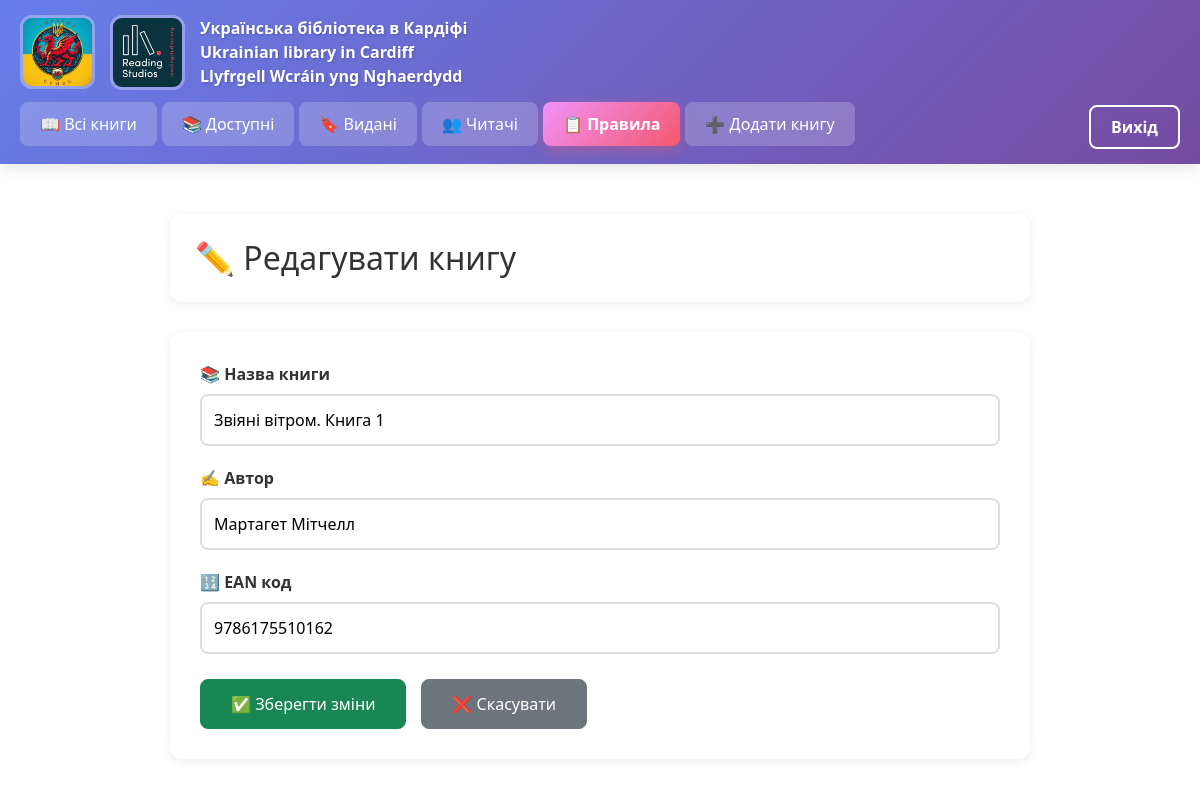
/books/3/edit (signed in), run on the app's committed database.
### app.py (models this page shows)
class Book(db.Model):
    id = db.Column(db.Integer, primary_key=True)
    name_book = db.Column(db.String(100), nullable=False)
    author = db.Column(db.String(100), nullable=False)
    surname = db.Column(db.String(100), default='')
    ean = db.Column(db.Text, nullable=False)
    buyer = db.Column(db.String(100), nullable=False)
    phone = db.Column(db.String(20), nullable=False)
    stat = db.Column(db.String(20), nullable=False)
    date = db.Column(db.DateTime, default=datetime.utcnow)
    enddate = db.Column(db.DateTime, default=datetime.utcnow)
    history = db.Column(db.String(100), default='')

### app.py (the view, shortened to what this page needs)
@app.route('/books/<int:id>/edit', methods=['GET', 'POST'])
@login_required
def edit_book(id):
    book = Book.query.get_or_404(id)
    return render_template('edit_book.html', book=book)

### app.py (called while the page is built)
@login_manager.user_loader
def load_user(user_id):
    return User.query.get(int(user_id))

### templates/edit_book.html (shortened to what this page needs)
{% extends 'base.html' %}
{% block body %}
<div class="container" style="max-width: 900px; margin: 0 auto; padding: 20px;">
<div style="
        background: white;
        padding: 25px;
        border-radius: 12px;
        box-shadow: 0 2px 10px rgba(0,0,0,0.08);
        margin-bottom: 30px;
        display: flex;
        justify-content: space-between;
        align-items: center;
        flex-wrap: wrap;
        gap: 10px;
">
        <h2 style="margin: 0; color: #333;">✏️ Редагувати книгу</h2>
</div>
<form method="post" style="
        background: white;
        padding: 30px;
        border-radius: 12px;
        box-shadow: 0 2px 10px rgba(0,0,0,0.08);
        display: flex;
        flex-direction: column;
        gap: 20px;
">
        <div>
                <label style="display: block; margin-bottom: 8px; color: #333; font-weight: 600;">
                        📚 Назва книги
                </label>
                <input type="text" name="name_book"
                        value="{{ book.name_book }}"
                        required
                        style="width: 100%; padding: 12px; border: 2px solid #e0e0e0; border-radius: 8px; font-size: 1em;">
        </div>
        <div>
                <label style="display: block; margin-bottom: 8px; color: #333; font-weight: 600;">
                        ✍️ Автор
                </label>
                <input type="text" name="author"
                        value="{{ book.author }}"
                        required
                        style="width: 100%; padding: 12px; border: 2px solid #e0e0e0; border-radius: 8px; font-size: 1em;">
        </div>
        <div>
                <label style="display: block; margin-bottom: 8px; color: #333; font-weight: 600;">
                        🔢 EAN код
                </label>
                <input type="text" name="ean"
                        value="{{ book.ean }}"
                        style="width: 100%; padding: 12px; border: 2px solid #e0e0e0; border-radius: 8px; font-size: 1em;">
        </div>
        <div style="display: flex; flex-wrap: wrap; gap: 15px; align-items: center;">
                <button type="submit"
                        class="btn btn-success"
                        style="padding: 12px 30px; border-radius: 8px; font-size: 1em;">
                        ✅ Зберегти зміни
                </button>
                <a href="/books/{{ book.id }}"
                        class="btn btn-secondary"
                        style="padding: 12px 30px; border-radius: 8px; font-size: 1em; text-decoration: none;">
                        ❌ Скасувати
                </a>
        </div>
</form>
</div>
{% endblock %}

### static/css/main.css (style rules this page uses)
.btn { margin-top: 5px; }

### templates/edit_book.html (style rules this page uses)
label { user-select: none; }

### data on the page
Book: name_book "Звіяні вітром. Книга 1", author "Мартагет Мітчелл", ean "9786175510162"
